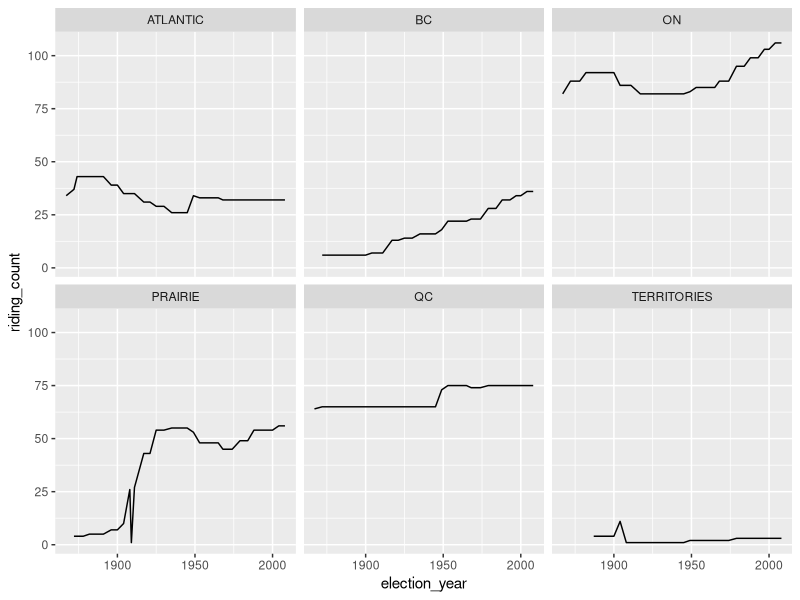
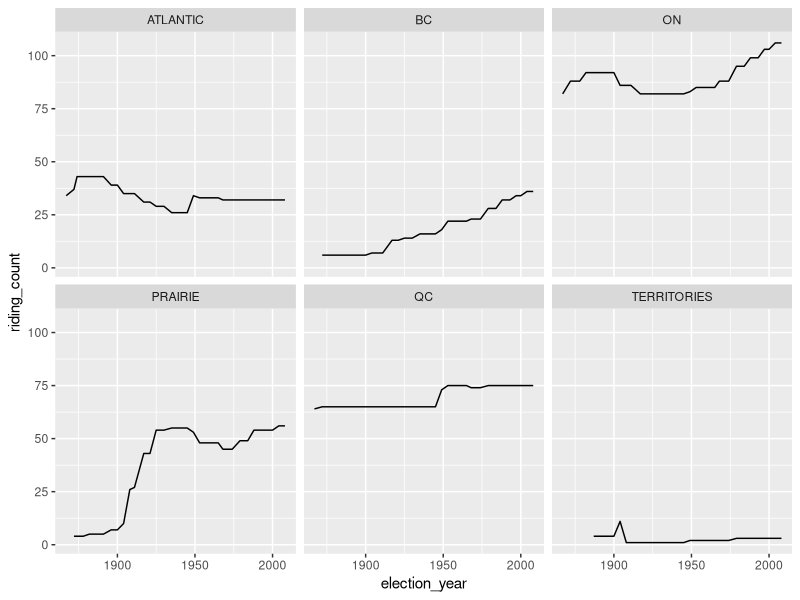

Source code (R) for these figures, in order: (Note: this script raises an error after producing the figures.)
libraries_needed<-c("data.table", "openxlsx", "magrittr", "stringr",
                    "lubridate", "ggplot2")
lapply(libraries_needed,require,character.only=TRUE)
setwd("C:/HY/Projects/Elections")
PR_THRESHOLD_PCT<-5 / 100
region_definitions<-fread("CDN_regional_definitions.csv")

## TODO: use HFER_e.csv (combined file)
all_ridings_pre_2010<-fread("HFER_e.csv")
# cleaning; 1) extract election year; 2) "accl." is elected unopposed
# 3) "No affiliation" in Party is considered Independent
all_ridings_pre_2010[,`:=`(Party=ifelse(
  grepl("^No affiliation", Party, ignore.case=T), "Independent", Party),
  election_year=ifelse(grepl('Gen',
                             `Election Type`,
                             ignore.case=T),
                       `Election Date` %>%
                         ymd %>%
                         year,
                       NA),
  cleaned_votes=as.integer(Votes),
  `Votes (%)`=ifelse(grepl("accl", Votes,
                           ignore.case=T),
                     100,
                     `Votes (%)`))]
# join with regional definitions
all_ridings_pre_2010 %<>% merge(region_definitions, by="Province")
# TMP #
YEAR<-1984

obtain_region_yr<-function(full_dt) {
  elected_mps<-full_dt[Elected & grepl(
    "Gen", `Election Type`,ignore.case=T),]
  region_ridings_yr<-elected_mps[,
                                 riding_count:=.N,
                                 ,by=.(election_year,Region)] %>%
    unique(by=c("election_year", "Region"))
  region_ridings_yr<-region_ridings_yr[,.(election_year,
                                          Region,
                                          riding_count)]
  return(region_ridings_yr)
}
region_ridings_yr<-obtain_region_yr(all_ridings_pre_2010)

viz_by_region_yr<-function(dt) {
  dt %>% ggplot(aes(election_year, riding_count)) +
    geom_line() +
    facet_wrap(~Region)
}
viz_by_region_yr(region_ridings_yr)

# the Alberta riding of Victoria is erroneously classified as "Gen"
all_ridings_pre_2010[grepl("Alberta", Province, ignore.case=T) &
                       grepl("VICTORIA", Riding, ignore.case=T) &
                       election_year==1909,
                     `Election Type`:="B/P"]
all_ridings_pre_2010[,election_type_human:=ifelse(
  `Election Type`=="Gen", "General", "By-election"),]

# re-calculate data tables
region_ridings_yr<-obtain_region_yr(all_ridings_pre_2010)
## fixed now
viz_by_region_yr(region_ridings_yr)

all_ridings_pre_2010 %<>% merge.data.table(region_ridings_yr,
                                           by=c("election_year",
                                                "Region"))
party_votes_by_region<-all_ridings_pre_2010[election_type_human=="General",
                                            total_votes:=sum(cleaned_votes,
                                                             na.rm=T),
                                            by=.(election_year,
                                                 Region,
                                                 Party)] %>%
  unique(by=c("election_year",
              "Region",
              "Party"))
# trim columns
party_votes_by_region<-party_votes_by_region[,.(election_year,
                                                Region,
                                                riding_count,
                                                Party,
                                                total_votes)]
# ridings_by_raw_majority<-function(dt_ridings) {
#   # dt_ridings<-all_ridings
# }
mulroney_landslide<-party_votes_by_region[election_year==1984,]

calc_dhondt<-function(dt_region_party_totals) {
  # dt_region_party_totals<-mulroney_landslide
  total_votes_by_region<-dt_region_party_totals[
    ,all_votes:=sum(total_votes),
    by=.(Region)][
      ,threshold:=ceiling(PR_THRESHOLD_PCT * all_votes)
    ][
      ,met_threshold:=total_votes >= threshold
    ]
  calc_region<-function(region) {
    # region<-"ON"
    region_subset<-total_votes_by_region[Region==region,]
    idx_threshold<-which(region_subset$met_threshold)
    parties_threshold<-region_subset$Party[idx_threshold]
    total_mps<-region_subset$riding_count[1]
    denominator<-seq(total_mps)
    region_subset$total_votes[1] / denominator
    divide_by_party<-function(party) {
      # party<-"Progressive Conservative Party"
      votes<-region_subset[Party==party,.(total_votes)] %>%
        unlist
      names(votes)<-NULL
      return(votes / denominator)
    }
    lst_all_party_divisors<-lapply(parties_threshold, divide_by_party)
    dhondt<-do.call(rbind, lst_all_party_divisors)# %>% as.data.table
    dhondt_sorted<-dhondt %>% as.numeric %>% sort %>% rev
    CUTOFF<-dhondt_sorted[total_mps]
    row.names(dhondt)<-parties_threshold
    dhondt_cutoff<-dhondt >= CUTOFF
    with_representation<-apply(dhondt_cutoff, MARGIN=1, FUN=sum)
    mps_by_party<-rep(0, nrow(region_subset))
    mps_by_party[idx_threshold]<-with_representation
    res<-data.table(Party=region_subset$Party,
                    MPs=mps_by_party)
    res %<>% merge(region_subset, by="Party")
    # trim columns
    res<-res[,.(election_year,
                Region,
                riding_count,
                Party,
                MPs)]
    return(res)
  }
  lst_mps_by_region<-lapply(unique(dt_region_party_totals$Region), calc_region)
  return(rbindlist(lst_mps_by_region))
}

three_party_elections<-party_votes_by_region[election_year > 1920,]
lst_three<-split(three_party_elections, three_party_elections$election_year)
lst_pr_by_yr<-lapply(lst_three, calc_dhondt)
pr_by_yr<-rbindlist(lst_pr_by_yr)

## TODO: update
mps_by_party_region<-calc_dhondt(party_votes_by_region)
national_total_mps<-mps_by_party_region[,total_mps:=sum(MPs),
                                        by=.(`Political Affiliation`)] %>%
  unique(by=c("Political Affiliation",
              "total_mps"))
national_total_mps<-national_total_mps[,.(`Political Affiliation`,
                                          total_mps)]
## TODO: calculate Gallagher, aggreggate non-represented parties into OTHERS
national_total_votes<-all_ridings[,national_votes:=sum(Votes),
                                  by=.(`Political Affiliation`)] %>%
  unique(by="Political Affiliation")
national_total_votes<-national_total_votes[
  ,.(`Political Affiliation`, national_votes)][
    ,all_votes:=sum(all_ridings$Votes)
  ][
    ,pct_vote:=100 * (national_votes/all_votes)
  ]